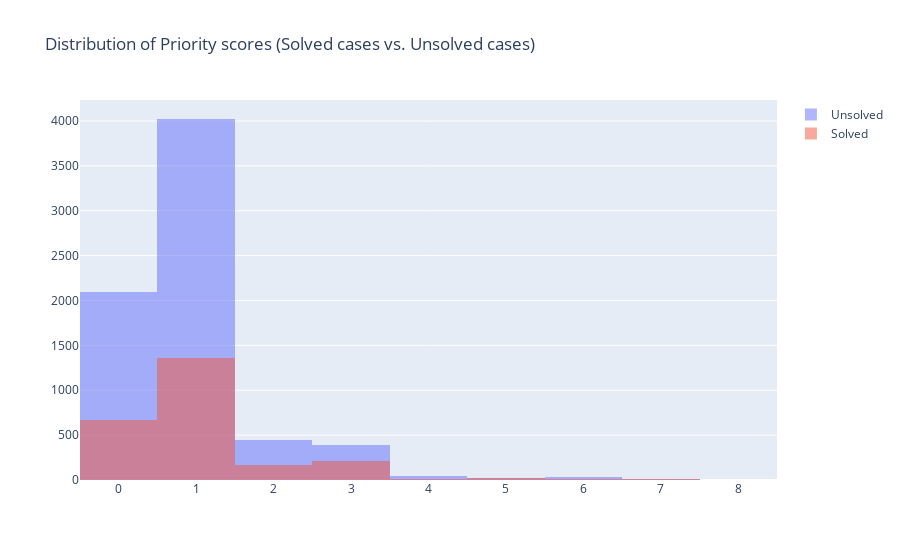

Here is the notebook cell this chart was saved with:
### Code cell
# Distribution of Priority scores (Solved cases vs. Unsolved cases) using Plotly

fig = go.Figure()
fig.add_trace(go.Histogram(x=df_unsolved['PriorityScore'], name='Unsolved'))
fig.add_trace(go.Histogram(x=df_solved['PriorityScore'], name='Solved'))
fig.update_layout(barmode='overlay', title='Distribution of Priority scores (Solved cases vs. Unsolved cases)')
fig.update_traces(opacity=0.5)
fig.show()

### Figure 1 — Plotly figure (JSON) as saved in the notebook; plotly's stock layout.template omitted (floating-point values rounded to 4 significant figures; data arrays with more than 128 entries replaced by an {"elided": "..."} marker saying what was removed)
{"data": [{"name": "Unsolved", "opacity": 0.5, "type": "histogram", "x": {"elided": "7065 int values"}}, {"name": "Solved", "opacity": 0.5, "type": "histogram", "x": {"elided": "2456 int values"}}], "layout": {"barmode": "overlay", "title": {"text": "Distribution of Priority scores (Solved cases vs. Unsolved cases)"}}}
